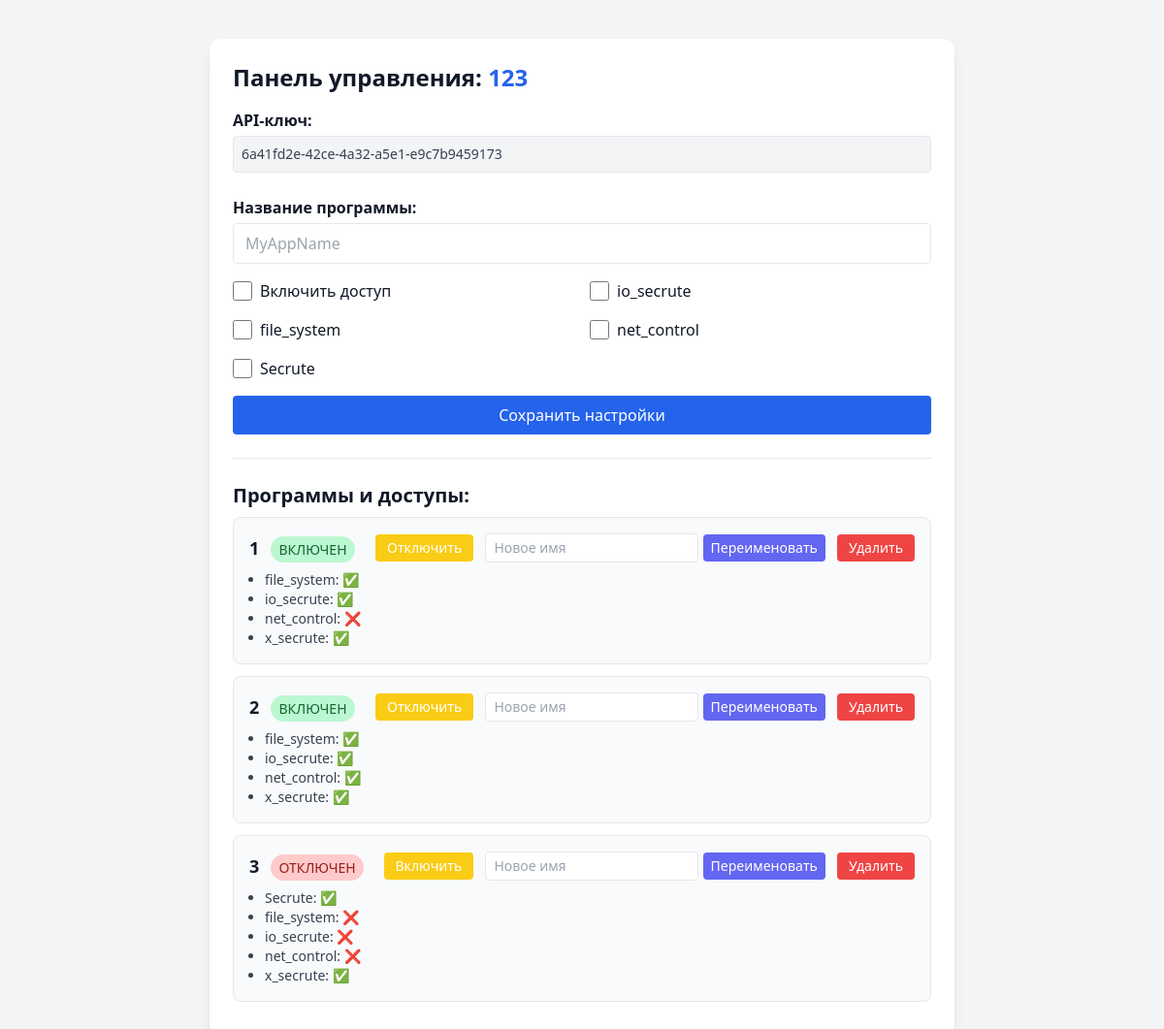
The app's page /dashboard (signed in) with its own data.
### tables this page shows
CREATE TABLE users (
                    id INTEGER PRIMARY KEY AUTOINCREMENT,
                    username TEXT UNIQUE,
                    password TEXT,
                    api_key TEXT
                );

CREATE TABLE flags (
                    user_id INTEGER,
                    program_name TEXT,
                    flag_name TEXT,
                    flag_value INTEGER DEFAULT 0,
                    UNIQUE(user_id, program_name, flag_name)
                );

### routes.py (the view, shortened to what this page needs)
    @app.route("/dashboard", methods=["GET", "POST"])
    def dashboard():
        if "user_id" not in session:
            return redirect("/")
        uid = session["user_id"]
        user = user_manager.get_user_by_id(uid)
        programs = access_manager.get_programs(uid)
        program_flags = {}
        for program, _ in programs:
            program_flags[program] = access_manager.get_flags(uid, program)
        return render_template("dashboard.html",
                               username=user[1],
                               api_key=user[3],
                               programs=programs,
                               program_flags=program_flags)

### access_manager.py (called while the page is built)
    def get_programs(self, user_id):
        with self.db.connect() as con:
            cur = con.cursor()
            cur.execute("SELECT program_name, enabled FROM access WHERE user_id=?", (user_id,))
            return cur.fetchall()

    def get_flags(self, user_id, program):
        with self.db.connect() as con:
            cur = con.cursor()
            cur.execute("SELECT flag_name, flag_value FROM flags WHERE user_id=? AND program_name=?", (user_id, program))
            flags = {name: bool(val) for name, val in cur.fetchall()}
            flags["x_secrute"] = True  # всегда по умолчанию
            return flags

### db.py (called while the page is built)
    def connect(self):
        return sqlite3.connect(self.DB_PATH)

### user_manager.py (called while the page is built)
    def get_user_by_id(self, uid):
        with self.db.connect() as con:
            cur = con.cursor()
            cur.execute("SELECT * FROM users WHERE id = ?", (uid,))
            return cur.fetchone()

### templates/dashboard.html (shortened to what this page needs)
<!DOCTYPE html>
<html lang="ru">
<head>
    <script src="https://cdn.tailwindcss.com"></script>
</head>
<body class="bg-gray-100 text-gray-900 font-sans">
<div class="max-w-3xl mx-auto mt-10 bg-white shadow-lg rounded-xl p-6">
    <h2 class="text-2xl font-bold mb-4">Панель управления: <span class="text-blue-600">{{ username }}</span></h2>
    <div class="mb-6">
        <label class="font-semibold">API-ключ:</label>
        <div class="bg-gray-100 border rounded p-2 text-sm text-gray-700 mt-1 select-all">
            {{ api_key }}
        </div>
    </div>
    <form method="post" class="space-y-4">
        <div>
            <label class="block font-semibold mb-1">Название программы:</label>
            <input name="program" class="w-full px-3 py-2 border rounded focus:outline-none focus:ring focus:border-blue-300" placeholder="MyAppName">
        </div>
        <div class="grid grid-cols-2 gap-4">
            <label class="flex items-center space-x-2">
                <input type="checkbox" name="enabled" class="form-checkbox h-5 w-5 text-blue-600">
                <span>Включить доступ</span>
            </label>
            <label class="flex items-center space-x-2">
                <input type="checkbox" name="io_secrute" class="form-checkbox h-5 w-5 text-blue-600">
                <span>io_secrute</span>
            </label>
            <label class="flex items-center space-x-2">
                <input type="checkbox" name="file_system" class="form-checkbox h-5 w-5 text-blue-600">
                <span>file_system</span>
            </label>
            <label class="flex items-center space-x-2">
                <input type="checkbox" name="net_control" class="form-checkbox h-5 w-5 text-blue-600">
                <span>net_control</span>
            </label>
            <label class="flex items-center space-x-2">
                <input type="checkbox" name="Secrute" class="form-checkbox h-5 w-5 text-blue-600">
                <span>Secrute</span>
            </label>
        </div>
        <button class="w-full bg-blue-600 text-white py-2 rounded hover:bg-blue-700 transition">
            Сохранить настройки
        </button>
    </form>
    <hr class="my-6">
    <h3 class="text-xl font-semibold mb-2">Программы и доступы:</h3>
    {% for prog, enabled in programs %}
        <div class="border border-gray-200 rounded-lg p-4 mb-3 bg-gray-50">
            <div class="flex justify-between items-center">
                <div>
                    <span class="font-bold text-lg">{{ prog }}</span>
                    <span class="ml-2 text-sm px-2 py-1 rounded-full {{ 'bg-green-200 text-green-800' if enabled else 'bg-red-200 text-red-800' }}">
                        {{ "ВКЛЮЧЕН" if enabled else "ОТКЛЮЧЕН" }}
                    </span>
                </div>
                <div class="space-x-2">
                    <form method="post" class="inline">
                        <button class="text-sm px-3 py-1 rounded bg-yellow-400 hover:bg-yellow-500 text-white">
                            {{ "Отключить" if enabled else "Включить" }}
                        </button>
                    </form>
                    <form method="post" class="inline">
                        <input type="text" name="new_name" placeholder="Новое имя" class="px-2 py-1 border rounded text-sm" required>
                        <button class="text-sm px-2 py-1 rounded bg-indigo-500 hover:bg-indigo-600 text-white">
                            Переименовать
                        </button>
                    </form>
                    <form method="post" class="inline" onsubmit="return confirm('Удалить программу {{ prog }}?');">
                        <button class="text-sm px-3 py-1 rounded bg-red-500 hover:bg-red-600 text-white">
                            Удалить
                        </button>
                    </form>
                </div>
            </div>
            <ul class="ml-4 mt-2 list-disc text-sm text-gray-700">
                {% for flag, val in program_flags[prog].items() %}
                    <li>{{ flag }}:
                        <span class="{{ 'text-green-600' if val else 'text-red-600' }}">
                            {{ "✅" if val else "❌" }}
                        </span>
                    </li>
                {% endfor %}
            </ul>
        </div>
    {% endfor %}
</div>
</body>
</html>

### records on screen
users: username "123", api_key "6a41fd2e-42ce-4a32-a5e1-e9c7b9459173"
flags: flag_name "file_system", flag_value "✅"
flags: flag_name "io_secrute", flag_value "✅"
flags: flag_name "net_control", flag_value "❌"
flags: flag_name "file_system", flag_value "✅"
flags: flag_name "io_secrute", flag_value "✅"
flags: flag_name "net_control", flag_value "✅"
flags: flag_name "Secrute", flag_value "✅"
flags: flag_name "file_system", flag_value "❌"
flags: flag_name "io_secrute", flag_value "❌"
flags: flag_name "net_control", flag_value "❌"

### other values on screen
{{ prog }} "1" "2" "3"
{{ "ВКЛЮЧЕН" if enabled else "ОТКЛЮЧЕН" }} "ВКЛЮЧЕН" "ВКЛЮЧЕН" "ОТКЛЮЧЕН"
{{ "Отключить" if enabled else "Включить" }} "Отключить" "Отключить" "Включить"
{{ flag }} "x_secrute" "x_secrute" "x_secrute"
{{ "✅" if val else "❌" }} "✅" "✅" "✅"
